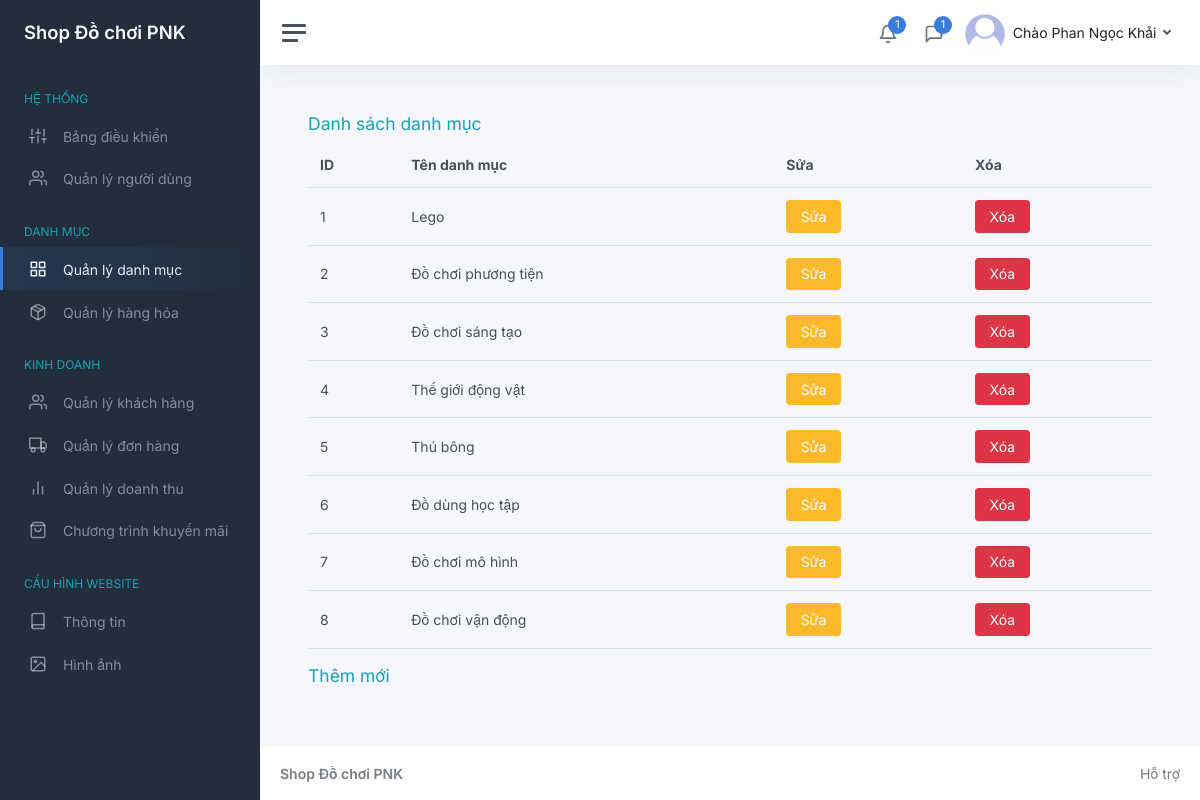
The app's page /admin/qldanhmuc/index.php (signed in) with its own data.
### tables this page shows
CREATE TABLE `danhmuc` (
  `id` int(11) NOT NULL,
  `tendanhmuc` varchar(100) NOT NULL
);

### model/danhmuc.php (called while the page is built, shortened)
<?php
class DANHMUC{
    public function laydanhmuc(){
        $dbcon = DATABASE::connect();
        try{
            $sql = "SELECT * FROM danhmuc";
            $cmd = $dbcon->prepare($sql);
            $cmd->execute();
            $result = $cmd->fetchAll();
            return $result;
        }
        catch(PDOException $e){
            $error_message = $e->getMessage();
            echo "<p>Lỗi truy vấn: $error_message</p>";
            exit();
        }
    }
}
?>

### admin/qldanhmuc/main.php (the view, shortened to what this page needs)
<?php include("../inc/top.php"); ?>
<h4 class="text-info">Danh sách danh mục</h4>
<table class="table table-hover">
	<tr><th>ID</th><th>Tên danh mục</th><th>Sửa</th><th>Xóa</th></tr>
	<?php
	foreach ($danhmuc as $d) :
		if($d["id"] == $idsua){
	?>
		<tr>
		<form method="post">
			<input type="hidden" name="action" value="capnhat">
			<input type="hidden" name="id" value="<?php echo $d["id"]; ?>">
			<td><?php echo $d["id"]; ?></td>
			<td><input class="form-control" name="ten" type="text" value="<?php echo $d["tendanhmuc"]; ?>"></td>
			<td><input class="btn btn-success" type="submit" value="Lưu"></td>
		</form>
			<td><a href="index.php?action=xoa&id=<?php echo $d["id"]; ?>" class="btn btn-danger">Xóa</a></td>
		</tr>
	<?php
		}
		else {
	?>
		<tr>
			<td><?php echo $d["id"]; ?></td>
			<td><?php echo $d["tendanhmuc"]; ?></td>
			<td><a href="index.php?action=sua&id=<?php echo $d["id"]; ?>" class="btn btn-warning">Sửa</a></td>
			<td><a href="index.php?action=xoa&id=<?php echo $d["id"]; ?>" class="btn btn-danger">Xóa</a></td>
		</tr>
	<?php
		}
	endforeach;
	?>
</table>
<h4><a class="text-decoration-none text-info" data-bs-toggle="collapse" data-bs-target="#demo">Thêm mới</a><h4>
<?php include("../inc/bottom.php"); ?>

### records on screen
danhmuc: id "1", tendanhmuc "Lego"
danhmuc: id "2", tendanhmuc "Đồ chơi phương tiện"
danhmuc: id "3", tendanhmuc "Đồ chơi sáng tạo"
danhmuc: id "4", tendanhmuc "Thế giới động vật"
danhmuc: id "5", tendanhmuc "Thú bông"
danhmuc: id "6", tendanhmuc "Đồ dùng học tập"
danhmuc: id "7", tendanhmuc "Đồ chơi mô hình"
danhmuc: id "8", tendanhmuc "Đồ chơi vận động"

### other values on screen
$_SESSION["nguoidung"]["hoten"] "Phan Ngọc Khải"
